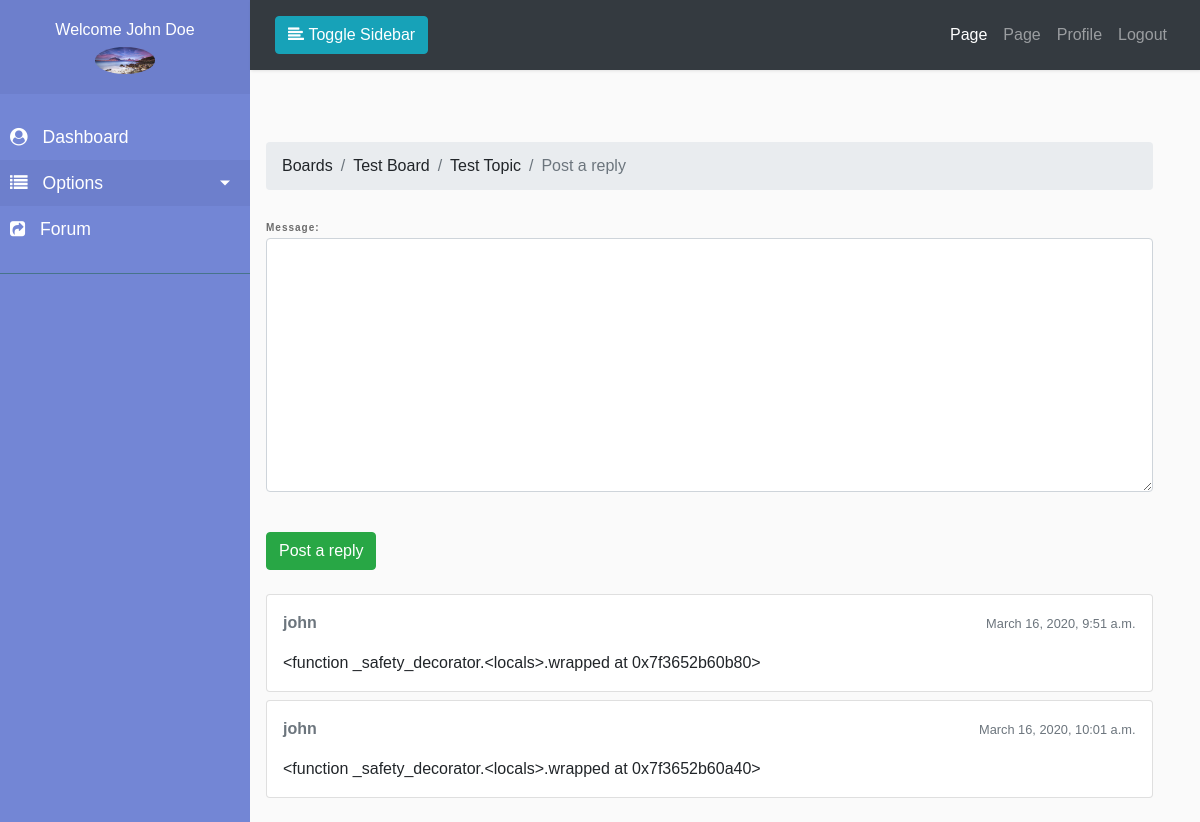
The page /forum/boards/1/topics/1/reply (signed in) on the database as committed earlier.
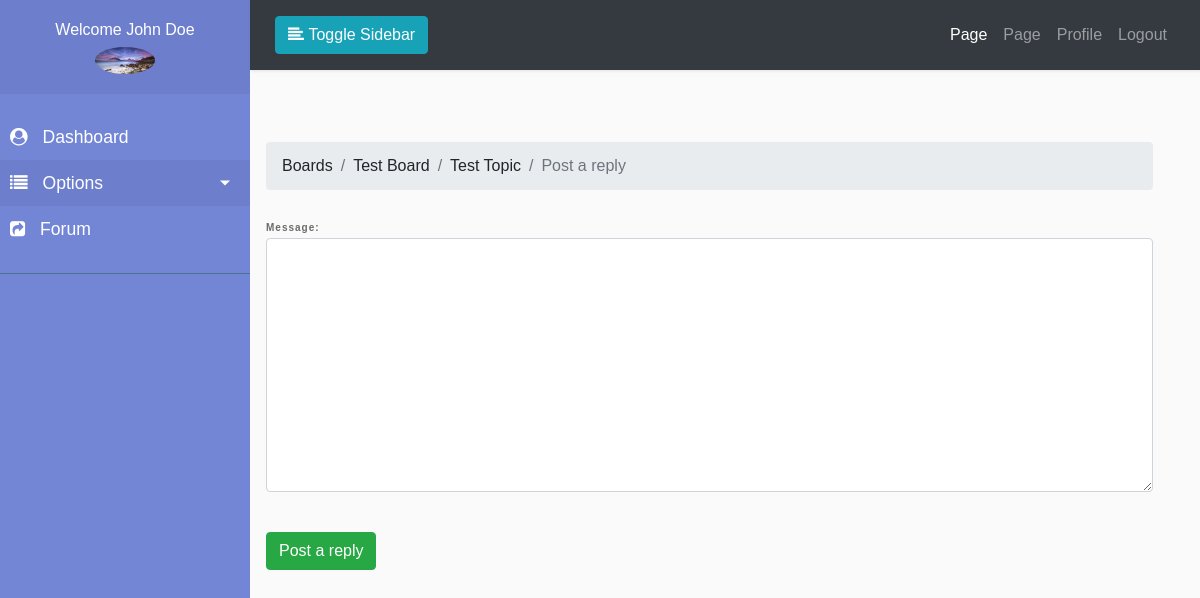
The same page on the database as committed later.
### boards/models.py (models this page shows, shortened)
class Post(models.Model):
    message = models.TextField(max_length=4000)
    topic = models.ForeignKey(
        Topic, related_name='posts', on_delete=models.CASCADE)
    created_at = models.DateTimeField(auto_now_add=True)
    updated_at = models.DateTimeField(null=True)
    created_by = models.ForeignKey(
        User, related_name='posts', on_delete=models.CASCADE)
    updated_by = models.ForeignKey(
        User, null=True, related_name='+', on_delete=models.CASCADE)
    def get_message_as_markdown(self):
        return mark_safe(formatter(self.message, filter_name='markdown'))

### boards/views.py (the view)
@login_required(login_url="/accounts/login")
def reply_topic(request, pk, topic_pk):
    topic = get_object_or_404(Topic, board__pk=pk, pk=topic_pk)
    if request.method == 'POST':
        form = PostForm(request.POST)
        if form.is_valid():
            post = form.save(commit=False)
            post.topic = topic
            post.created_by = request.user
            post.save()
            topic.last_updated = timezone.now()
            topic.save()
            return redirect('boards:topic_posts', pk=pk, topic_pk=topic_pk)
    else:
        form = PostForm()
    context = {
        'topic': topic,
        'form': form
    }
    return render(request, 'boards/reply_topic.html', context)

### boards/forms.py
class PostForm(forms.ModelForm):
    class Meta:
        model = Post
        fields = ['message', ]

### boards/templatetags/form_tags.py (called while the page is built)
@register.filter
def input_class(bound_field):
    css_class = ''
    if bound_field.form.is_bound:
        if bound_field.errors:
            css_class = 'is-invalid'
        elif field_type(bound_field) != 'PasswordInput':
            css_class = 'is-valid'
    return 'form-control {}'.format(css_class)

### pages/context_processor.py (called while the page is built)
def slider(request):
    all_slider = SliderImage.objects.all()
    return {'all_slider': all_slider}

### templates/boards/reply_topic.html (shortened to what this page needs)
{% extends "dash_base.html" %}
{% load humanize %}
{% block sidebar %}
{% if user.user_profile.user_type == '0'  %}
{% include 'partials/teacher/_sidebar.html' %}
{% elif user.user_profile.user_type == '1' %}
{% include 'partials/student/_sidebar.html' %}
{% endif %}
{% endblock sidebar %}
{% block style %}
    <link rel="stylesheet" href="https://cdn.jsdelivr.net/simplemde/latest/simplemde.min.css">
{% endblock style %}
{% block breadcrumb %}
  <li class="breadcrumb-item"><a href="{% url 'boards:home' %}">Boards</a></li>
  <li class="breadcrumb-item"><a href="{% url 'boards:board_topics' topic.board.pk %}">{{ topic.board.name }}</a></li>
  <li class="breadcrumb-item"><a href="{% url 'boards:topic_posts' topic.board.pk topic.pk %}">{{ topic.subject }}</a></li>
  <li class="breadcrumb-item active">Post a reply</li>
{% endblock %}
{% block maincontent %}
  <div class="row">
    <div class="col-md-12">
      <form method="post" class="mb-4">
    {% include 'partials/form.html' %}
    <button type="submit" class="btn btn-success">Post a reply</button>
  </form>
  {% for post in topic.posts.all %}
    <div class="card mb-2">
      <div class="card-body p-3">
        <div class="row mb-3">
          <div class="col-6">
            <strong class="text-muted">{{ post.created_by.username }}</strong>
          </div>
          <div class="col-6 text-right">
            <small class="text-muted">{{ post.created_at }}</small>
          </div>
        </div>
        {{ post.get_message_as_markdown }}
      </div>
    </div>
  {% endfor %}
    </div>
  </div>
{% endblock maincontent %}

Rows that differ between the two databases and show on the page:
removed Post: created_by.username "john", created_at "March 16, 2020, 9:51 a.m.", get_message_as_markdown "<function _safety_decorator.<locals>.wrapped at 0x7f3652b60b80>"
removed Post: created_by.username "john", created_at "March 16, 2020, 10:01 a.m.", get_message_as_markdown "<function _safety_decorator.<locals>.wrapped at 0x7f3652b60a40>"
